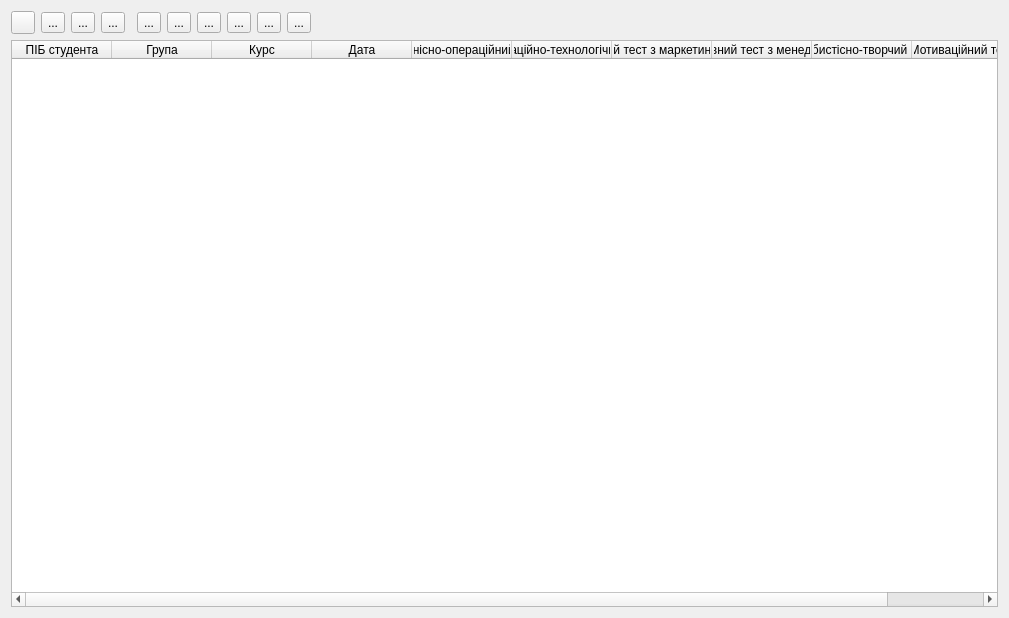
<?xml version="1.0" encoding="UTF-8"?>
<ui version="4.0">
 <class>TableDialog</class>
 <widget class="QDialog" name="TableDialog">
  <property name="geometry">
   <rect>
    <x>0</x>
    <y>0</y>
    <width>1009</width>
    <height>618</height>
   </rect>
  </property>
  <property name="windowTitle">
   <string>Результати анкетування</string>
  </property>
  <layout class="QVBoxLayout" name="verticalLayout">
   <item>
    <layout class="QHBoxLayout" name="horizontalLayout">
     <item>
      <widget class="QToolButton" name="tbFirst">
       <property name="toolTip">
        <string>Перейти до початку таблиці</string>
       </property>
       <property name="text">
        <string/>
       </property>
       <property name="icon">
        <iconset resource="LTest.qrc">
         <normaloff>:/images/media-fast-backward.png</normaloff>:/images/media-fast-backward.png</iconset>
       </property>
      </widget>
     </item>
     <item>
      <widget class="QToolButton" name="tbPrior">
       <property name="toolTip">
        <string>Перейти до попереднього рядка таблиці</string>
       </property>
       <property name="text">
        <string>...</string>
       </property>
       <property name="icon">
        <iconset resource="LTest.qrc">
         <normaloff>:/images/media-backward.png</normaloff>:/images/media-backward.png</iconset>
       </property>
      </widget>
     </item>
     <item>
      <widget class="QToolButton" name="tbNext">
       <property name="toolTip">
        <string>Перейти до наступного рядка таблиці</string>
       </property>
       <property name="text">
        <string>...</string>
       </property>
       <property name="icon">
        <iconset resource="LTest.qrc">
         <normaloff>:/images/media-play.png</normaloff>:/images/media-play.png</iconset>
       </property>
      </widget>
     </item>
     <item>
      <widget class="QToolButton" name="tbLast">
       <property name="toolTip">
        <string>Перейти в кінець таблиці</string>
       </property>
       <property name="text">
        <string>...</string>
       </property>
       <property name="icon">
        <iconset resource="LTest.qrc">
         <normaloff>:/images/media-fast-forward.png</normaloff>:/images/media-fast-forward.png</iconset>
       </property>
      </widget>
     </item>
     <item>
      <widget class="QFrame" name="frame">
       <property name="frameShape">
        <enum>QFrame::StyledPanel</enum>
       </property>
       <property name="frameShadow">
        <enum>QFrame::Raised</enum>
       </property>
      </widget>
     </item>
     <item>
      <widget class="QToolButton" name="tb1">
       <property name="toolTip">
        <string>Редагувати діяльнісно-операційний тест</string>
       </property>
       <property name="statusTip">
        <string/>
       </property>
       <property name="text">
        <string>...</string>
       </property>
       <property name="icon">
        <iconset resource="LTest.qrc">
         <normaloff>:/images/d1.png</normaloff>:/images/d1.png</iconset>
       </property>
      </widget>
     </item>
     <item>
      <widget class="QToolButton" name="tb2">
       <property name="toolTip">
        <string>Редагувати інформаційно-технологічний тест</string>
       </property>
       <property name="statusTip">
        <string/>
       </property>
       <property name="text">
        <string>...</string>
       </property>
       <property name="icon">
        <iconset resource="LTest.qrc">
         <normaloff>:/images/d2.png</normaloff>:/images/d2.png</iconset>
       </property>
      </widget>
     </item>
     <item>
      <widget class="QToolButton" name="tb3">
       <property name="toolTip">
        <string>Редагувати когнітивний тест з маркетингу туризму</string>
       </property>
       <property name="statusTip">
        <string/>
       </property>
       <property name="text">
        <string>...</string>
       </property>
       <property name="icon">
        <iconset resource="LTest.qrc">
         <normaloff>:/images/d3.png</normaloff>:/images/d3.png</iconset>
       </property>
      </widget>
     </item>
     <item>
      <widget class="QToolButton" name="tb4">
       <property name="toolTip">
        <string>Редагувати когнітивний тест з менеджменту</string>
       </property>
       <property name="statusTip">
        <string/>
       </property>
       <property name="text">
        <string>...</string>
       </property>
       <property name="icon">
        <iconset resource="LTest.qrc">
         <normaloff>:/images/d4.png</normaloff>:/images/d4.png</iconset>
       </property>
      </widget>
     </item>
     <item>
      <widget class="QToolButton" name="tb5">
       <property name="toolTip">
        <string>Редагувати особистісно-творчий тест</string>
       </property>
       <property name="statusTip">
        <string/>
       </property>
       <property name="text">
        <string>...</string>
       </property>
       <property name="icon">
        <iconset resource="LTest.qrc">
         <normaloff>:/images/d5.png</normaloff>:/images/d5.png</iconset>
       </property>
      </widget>
     </item>
     <item>
      <widget class="QToolButton" name="tb6">
       <property name="toolTip">
        <string>Редагувати мотиваційний тест</string>
       </property>
       <property name="statusTip">
        <string/>
       </property>
       <property name="text">
        <string>...</string>
       </property>
       <property name="icon">
        <iconset resource="LTest.qrc">
         <normaloff>:/images/d7.png</normaloff>:/images/d7.png</iconset>
       </property>
      </widget>
     </item>
     <item>
      <spacer name="horizontalSpacer_2">
       <property name="orientation">
        <enum>Qt::Horizontal</enum>
       </property>
       <property name="sizeHint" stdset="0">
        <size>
         <width>40</width>
         <height>20</height>
        </size>
       </property>
      </spacer>
     </item>
    </layout>
   </item>
   <item>
    <widget class="QTableWidget" name="tableWidget">
     <column>
      <property name="text">
       <string>ПІБ студента</string>
      </property>
     </column>
     <column>
      <property name="text">
       <string>Група</string>
      </property>
     </column>
     <column>
      <property name="text">
       <string>Курс</string>
      </property>
     </column>
     <column>
      <property name="text">
       <string>Дата</string>
      </property>
     </column>
     <column>
      <property name="text">
       <string>Діяльнісно-операційний тест</string>
      </property>
     </column>
     <column>
      <property name="text">
       <string>Інформаційно-технологічний тест</string>
      </property>
     </column>
     <column>
      <property name="text">
       <string>Когнітивний тест з маркетингу туризму</string>
      </property>
     </column>
     <column>
      <property name="text">
       <string>Когнітивний тест з менеджменту</string>
      </property>
     </column>
     <column>
      <property name="text">
       <string>Особистісно-творчий тест</string>
      </property>
     </column>
     <column>
      <property name="text">
       <string>Мотиваційний тест</string>
      </property>
     </column>
    </widget>
   </item>
  </layout>
 </widget>
 <resources>
  <include location="LTest.qrc"/>
 </resources>
 <connections/>
</ui>
